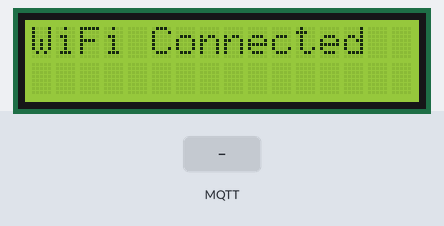
A sketch run on a simulated ESP32. Parts: 16×2 character LCD. Inputs (shaded band) come from the test bench. WiFi joins after 1.5 s; servers stay silent unless stated; random numbers use the default seed unless the sketch sets one; no MQTT or app messages arrive unless stated; what the sketch prints to the serial monitor is not drawn.

Above: at 1.6 s.
3.8 s: MQTT message "on" arrives on the first subscribed topic
At 4.9 s:
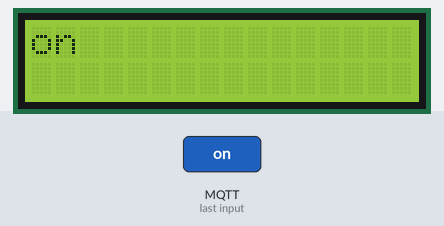
5.3 s: MQTT message "off" arrives on the first subscribed topic
At 6.1 s:
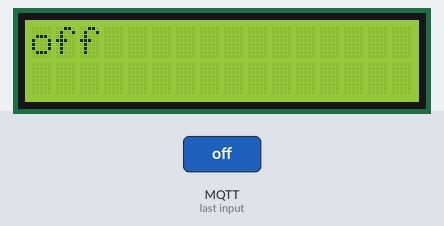
6.8 s: MQTT message "1" arrives on the first subscribed topic
At 7.1 s:
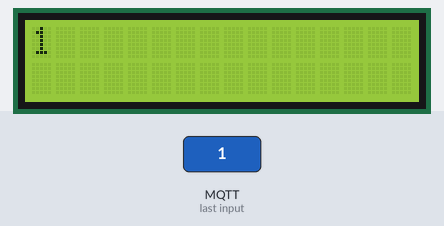
Timing chart, 0 to 9.8 s (numbered marks = the images above; inputs shaded):
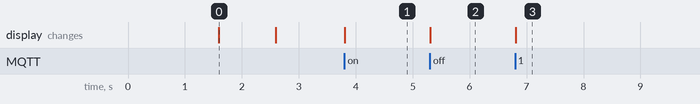

Measured:
- after the input at 3.8 s, the display: changes at once (image 1)
- after the input at 5.3 s, the display: changes at once (image 2)
- after the input at 6.8 s, the display: changes at once (image 3)
- what the display in image 0 shows lasts 1.0 s, from 1.6 s to 2.6 s

The sketch:

sketch.ino
```cpp
#include <WiFi.h>
#include <PubSubClient.h>
#include <Wire.h>
#include <LiquidCrystal_I2C.h>

// Konfigurasi LCD
LiquidCrystal_I2C lcd(0x27, 16, 2);

// Wi-Fi Wokwi
const char* ssid = "Wokwi-GUEST";
const char* password = "";

// MQTT HiveMQ
const char* mqttServer = "broker.hivemq.com";
const int mqttPort = 1883;

// Topic untuk menerima teks
const char* topicTeks = "adel/esp32/lcd/text";

WiFiClient espClient;
PubSubClient client(espClient);

// Fungsi menerima pesan MQTT
void callback(char* topic, byte* payload, unsigned int length) {
  String pesan = "";

  for (unsigned int i = 0; i < length; i++) {
    pesan += (char)payload[i];
  }

  Serial.print("Pesan diterima: ");
  Serial.println(pesan);

  // Bersihkan LCD
  lcd.clear();

  // Tampilkan maksimal 16 karakter per baris
  lcd.setCursor(0, 0);
  lcd.print(pesan.substring(0, 16));

  lcd.setCursor(0, 1);
  if (pesan.length() > 16) {
    lcd.print(pesan.substring(16, 32));
  }
}

// Koneksi MQTT
void sambungkanMQTT() {
  while (!client.connected()) {
    Serial.print("Menghubungkan ke MQTT...");

    String clientId = "ESP32-LCD-";
    clientId += String(random(0xffff), HEX);

    if (client.connect(clientId.c_str())) {
      Serial.println("Terhubung!");

      client.subscribe(topicTeks);

      Serial.println("Menunggu pesan...");
    } else {
      Serial.print("Gagal, kode: ");
      Serial.println(client.state());

      delay(3000);
    }
  }
}


void setup() {
  Serial.begin(115200);

  Wire.begin(21, 22);
  lcd.init();
  lcd.backlight();

  lcd.print("Connecting...");

  WiFi.mode(WIFI_STA);
  WiFi.begin(ssid, password, 6);

  int percobaan = 0;

  while (WiFi.status() != WL_CONNECTED && percobaan < 30) {
    delay(500);
    Serial.print(".");
    percobaan++;
  }

  if (WiFi.status() == WL_CONNECTED) {
    Serial.println("\nWiFi TERHUBUNG!");
    Serial.println(WiFi.localIP());
  } else {
    Serial.println("\nWiFi GAGAL!");
    lcd.clear();
    lcd.print("WiFi Failed!");

    while (true) {
      delay(1000);
    }
  }

  client.setServer(mqttServer, mqttPort);
  client.setCallback(callback);

  lcd.clear();
  lcd.print("WiFi Connected");
  delay(1000);
  lcd.clear();
}

void loop() {
  if (WiFi.status() != WL_CONNECTED) {
    return;
  }

  if (!client.connected()) {
    sambungkanMQTT();
  }

  client.loop();
}
```
